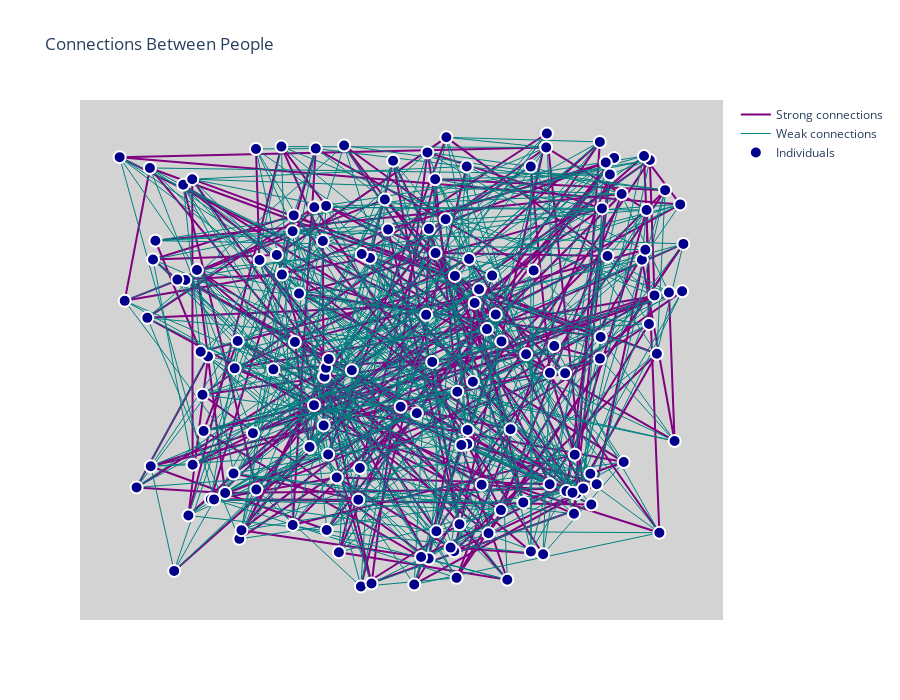

Source (notebook cell):
### Code cell
def compute_layout(G):
    """uses networkX's random layout to generate locations for our nodes"""
    #return nx.circular_layout(G,center=(0,0),dim=2)
    return nx.random_layout(G,center=(0,0),dim=2)

sim2 = Simulator(150)
sim2.perform_single_simulation()

# Build the graph
G = build_population_graph(sim2.individuals)

# Compute layout
pos = compute_layout(G)

# Display
plot_graph_plotly(G, pos)

### Figure 1 — Plotly figure (JSON) as saved in the notebook; plotly's stock layout.template omitted (floating-point values rounded to 4 significant figures; data arrays with more than 128 entries replaced by an {"elided": "..."} marker saying what was removed)
{"data": [{"line": {"color": "purple", "width": 2}, "marker": {"line": {"color": "White", "width": 2}, "size": 12}, "mode": "lines", "name": "Strong connections", "type": "scatter", "x": {"elided": "636 float values"}, "y": {"elided": "636 float values"}}, {"line": {"color": "teal", "width": 1}, "marker": {"line": {"color": "White", "width": 2}, "size": 12}, "mode": "lines", "name": "Weak connections", "type": "scatter", "x": {"elided": "1098 float values"}, "y": {"elided": "1098 float values"}}, {"marker": {"color": "darkblue", "line": {"color": "White", "width": 2}, "size": 12}, "mode": "markers", "name": "Individuals", "type": "scatter", "x": {"elided": "150 float values"}, "y": {"elided": "150 float values"}}], "layout": {"height": 700, "hovermode": "closest", "plot_bgcolor": "lightgray", "showlegend": true, "title": {"text": "Connections Between People"}, "width": 900, "xaxis": {"showgrid": false, "showticklabels": false, "zeroline": false}, "yaxis": {"showgrid": false, "showticklabels": false, "zeroline": false}}}
